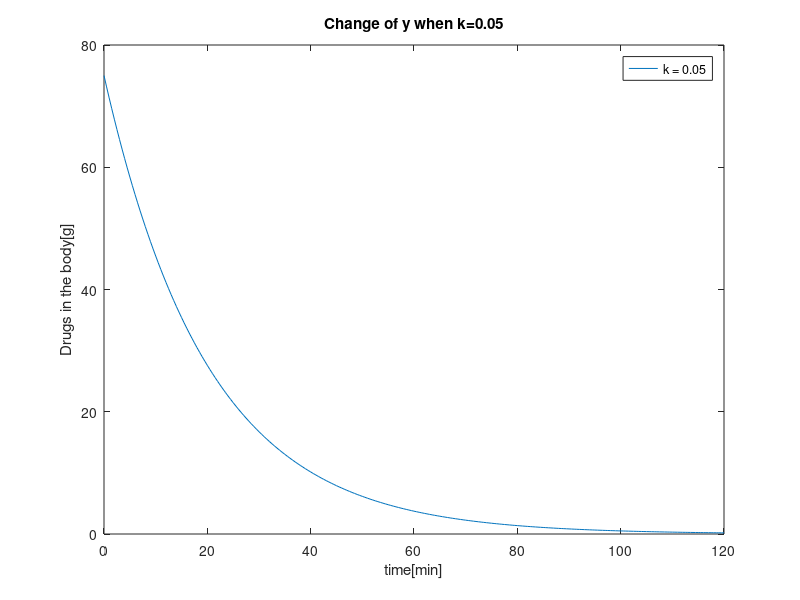

The MATLAB script that drew this image:
t = 0:0.5:120;
k = 0.05;
y = 75*exp(-k.*t);
figure(1);
plot(t,y);
title('Change of y when k=0.05');
xlabel('time[min]');
ylabel('Drugs in the body[g]');
legend('k = 0.05');